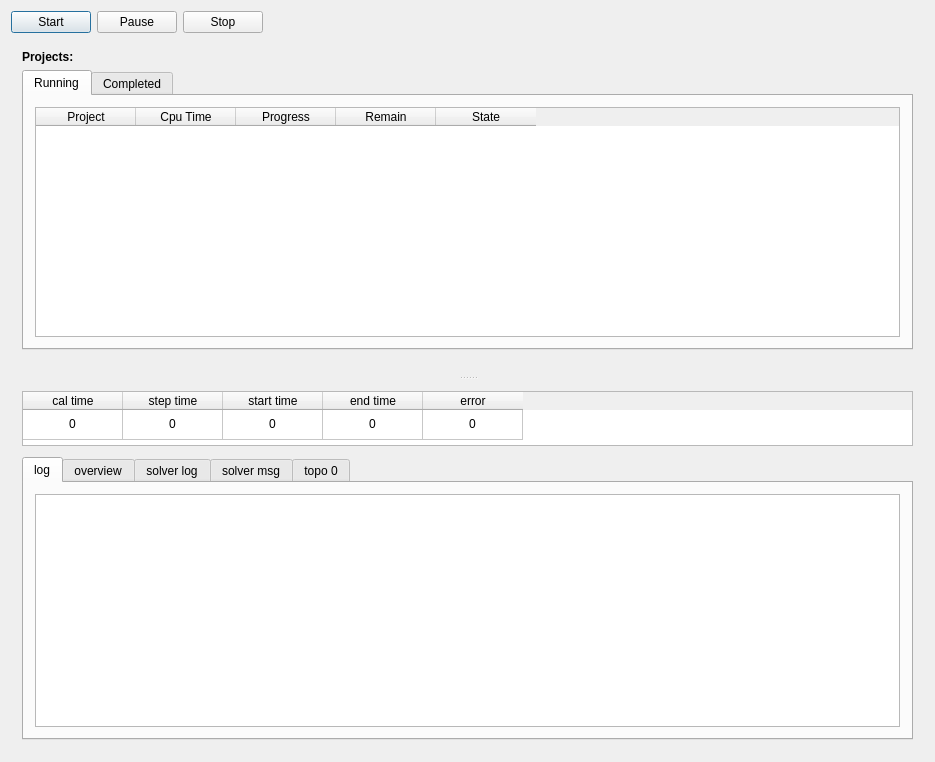
<?xml version="1.0" encoding="UTF-8"?>
<ui version="4.0">
 <class>SolverManagerDialog</class>
 <widget class="QDialog" name="SolverManagerDialog">
  <property name="geometry">
   <rect>
    <x>0</x>
    <y>0</y>
    <width>935</width>
    <height>762</height>
   </rect>
  </property>
  <property name="windowTitle">
   <string>Solving Jobs</string>
  </property>
  <layout class="QVBoxLayout" name="verticalLayout_10">
   <item>
    <layout class="QHBoxLayout" name="horizontalLayout">
     <item>
      <widget class="QPushButton" name="startBtn">
       <property name="toolTip">
        <string>&lt;html&gt;&lt;head/&gt;&lt;body&gt;&lt;p&gt;Start solving the selected projects &lt;span style=&quot; font-weight:600;&quot;&gt;or&lt;/span&gt; all projects.&lt;/p&gt;&lt;/body&gt;&lt;/html&gt;</string>
       </property>
       <property name="text">
        <string>Start</string>
       </property>
      </widget>
     </item>
     <item>
      <widget class="QPushButton" name="pauseBtn">
       <property name="toolTip">
        <string>&lt;html&gt;&lt;head/&gt;&lt;body&gt;&lt;p&gt;&lt;span style=&quot; font-family:'Tahoma,Arial'; font-size:12px; color:#434343; background-color:#f2f2f2;&quot;&gt;To suspend the selected projects is solving or all projects.&lt;/span&gt;&lt;/p&gt;&lt;/body&gt;&lt;/html&gt;</string>
       </property>
       <property name="text">
        <string>Pause</string>
       </property>
      </widget>
     </item>
     <item>
      <widget class="QPushButton" name="stopBtn">
       <property name="toolTip">
        <string>&lt;html&gt;&lt;head/&gt;&lt;body&gt;&lt;p&gt;&lt;span style=&quot; font-family:'Tahoma,Arial'; font-size:12px; color:#434343; background-color:#f2f2f2;&quot;&gt;To stop the selected projects is solving or all projects.&lt;/span&gt;&lt;/p&gt;&lt;/body&gt;&lt;/html&gt;</string>
       </property>
       <property name="text">
        <string>Stop</string>
       </property>
      </widget>
     </item>
     <item>
      <spacer name="horizontalSpacer">
       <property name="orientation">
        <enum>Qt::Horizontal</enum>
       </property>
       <property name="sizeHint" stdset="0">
        <size>
         <width>40</width>
         <height>20</height>
        </size>
       </property>
      </spacer>
     </item>
    </layout>
   </item>
   <item>
    <widget class="QSplitter" name="splitter">
     <property name="orientation">
      <enum>Qt::Vertical</enum>
     </property>
     <widget class="QWidget" name="layoutWidget">
      <layout class="QVBoxLayout" name="verticalLayout_8">
       <item>
        <widget class="QLabel" name="label_2">
         <property name="text">
          <string>&lt;html&gt;&lt;head/&gt;&lt;body&gt;&lt;p&gt;&lt;span style=&quot; font-weight:600;&quot;&gt;Projects:&lt;/span&gt;&lt;/p&gt;&lt;/body&gt;&lt;/html&gt;</string>
         </property>
        </widget>
       </item>
       <item>
        <widget class="QTabWidget" name="tabWidget">
         <property name="currentIndex">
          <number>0</number>
         </property>
         <widget class="QWidget" name="runningTab">
          <attribute name="title">
           <string>Running</string>
          </attribute>
          <layout class="QVBoxLayout" name="verticalLayout_2">
           <item>
            <widget class="QTableWidget" name="tableWidget">
             <column>
              <property name="text">
               <string>Project</string>
              </property>
             </column>
             <column>
              <property name="text">
               <string>Cpu Time</string>
              </property>
             </column>
             <column>
              <property name="text">
               <string>Progress</string>
              </property>
             </column>
             <column>
              <property name="text">
               <string>Remain</string>
              </property>
             </column>
             <column>
              <property name="text">
               <string>State</string>
              </property>
             </column>
            </widget>
           </item>
          </layout>
         </widget>
         <widget class="QWidget" name="completedTab">
          <attribute name="title">
           <string>Completed</string>
          </attribute>
          <layout class="QVBoxLayout" name="verticalLayout_3">
           <item>
            <widget class="QTableWidget" name="finishTableWidget">
             <column>
              <property name="text">
               <string>Project</string>
              </property>
             </column>
             <column>
              <property name="text">
               <string>Calc Time</string>
              </property>
             </column>
             <column>
              <property name="text">
               <string>Progress</string>
              </property>
             </column>
             <column>
              <property name="text">
               <string>State</string>
              </property>
             </column>
            </widget>
           </item>
          </layout>
         </widget>
        </widget>
       </item>
       <item>
        <spacer name="verticalSpacer">
         <property name="orientation">
          <enum>Qt::Vertical</enum>
         </property>
         <property name="sizeType">
          <enum>QSizePolicy::Fixed</enum>
         </property>
         <property name="sizeHint" stdset="0">
          <size>
           <width>20</width>
           <height>15</height>
          </size>
         </property>
        </spacer>
       </item>
      </layout>
     </widget>
     <widget class="QWidget" name="layoutWidget">
      <layout class="QVBoxLayout" name="verticalLayout_9">
       <item>
        <widget class="QTableWidget" name="currTableWidget">
         <property name="maximumSize">
          <size>
           <width>16777215</width>
           <height>55</height>
          </size>
         </property>
         <attribute name="verticalHeaderVisible">
          <bool>false</bool>
         </attribute>
         <row>
          <property name="text">
           <string>value</string>
          </property>
         </row>
         <column>
          <property name="text">
           <string>cal time</string>
          </property>
         </column>
         <column>
          <property name="text">
           <string>step time</string>
          </property>
         </column>
         <column>
          <property name="text">
           <string>start time</string>
          </property>
         </column>
         <column>
          <property name="text">
           <string>end time</string>
          </property>
         </column>
         <column>
          <property name="text">
           <string>error</string>
          </property>
         </column>
         <item row="0" column="0">
          <property name="text">
           <string>0</string>
          </property>
          <property name="textAlignment">
           <set>AlignHCenter|AlignVCenter|AlignCenter</set>
          </property>
         </item>
         <item row="0" column="1">
          <property name="text">
           <string>0</string>
          </property>
          <property name="textAlignment">
           <set>AlignHCenter|AlignVCenter|AlignCenter</set>
          </property>
         </item>
         <item row="0" column="2">
          <property name="text">
           <string>0</string>
          </property>
          <property name="textAlignment">
           <set>AlignHCenter|AlignVCenter|AlignCenter</set>
          </property>
         </item>
         <item row="0" column="3">
          <property name="text">
           <string>0</string>
          </property>
          <property name="textAlignment">
           <set>AlignHCenter|AlignVCenter|AlignCenter</set>
          </property>
         </item>
         <item row="0" column="4">
          <property name="text">
           <string>0</string>
          </property>
          <property name="textAlignment">
           <set>AlignHCenter|AlignVCenter|AlignCenter</set>
          </property>
         </item>
        </widget>
       </item>
       <item>
        <spacer name="verticalSpacer_2">
         <property name="orientation">
          <enum>Qt::Vertical</enum>
         </property>
         <property name="sizeType">
          <enum>QSizePolicy::Fixed</enum>
         </property>
         <property name="sizeHint" stdset="0">
          <size>
           <width>20</width>
           <height>5</height>
          </size>
         </property>
        </spacer>
       </item>
       <item>
        <widget class="QTabWidget" name="infoTabWidget">
         <property name="currentIndex">
          <number>0</number>
         </property>
         <widget class="QWidget" name="logTab">
          <attribute name="title">
           <string>log</string>
          </attribute>
          <layout class="QVBoxLayout" name="verticalLayout">
           <item>
            <widget class="QTextEdit" name="logsTextEdit">
             <property name="readOnly">
              <bool>true</bool>
             </property>
            </widget>
           </item>
          </layout>
         </widget>
         <widget class="QWidget" name="overViewTab">
          <attribute name="title">
           <string>overview</string>
          </attribute>
          <layout class="QVBoxLayout" name="verticalLayout_4">
           <item>
            <widget class="QTextEdit" name="overTextEdit">
             <property name="readOnly">
              <bool>true</bool>
             </property>
            </widget>
           </item>
          </layout>
         </widget>
         <widget class="QWidget" name="solverLogTab">
          <attribute name="title">
           <string>solver log</string>
          </attribute>
          <layout class="QVBoxLayout" name="verticalLayout_5">
           <item>
            <widget class="QTextEdit" name="logTextEdit">
             <property name="readOnly">
              <bool>true</bool>
             </property>
            </widget>
           </item>
          </layout>
         </widget>
         <widget class="QWidget" name="solverMsgTab">
          <attribute name="title">
           <string>solver msg</string>
          </attribute>
          <layout class="QVBoxLayout" name="verticalLayout_6">
           <item>
            <widget class="QTextEdit" name="msgTextEdit">
             <property name="readOnly">
              <bool>true</bool>
             </property>
            </widget>
           </item>
          </layout>
         </widget>
         <widget class="QWidget" name="topo0Tab">
          <attribute name="title">
           <string>topo 0</string>
          </attribute>
          <layout class="QVBoxLayout" name="verticalLayout_7">
           <item>
            <widget class="QTextEdit" name="topoTextEdit">
             <property name="readOnly">
              <bool>true</bool>
             </property>
            </widget>
           </item>
          </layout>
         </widget>
        </widget>
       </item>
      </layout>
     </widget>
    </widget>
   </item>
  </layout>
 </widget>
 <layoutdefault spacing="6" margin="11"/>
 <resources/>
 <connections>
  <connection>
   <sender>startBtn</sender>
   <signal>clicked()</signal>
   <receiver>SolverManagerDialog</receiver>
   <slot>onStart()</slot>
   <hints>
    <hint type="sourcelabel">
     <x>41</x>
     <y>16</y>
    </hint>
    <hint type="destinationlabel">
     <x>644</x>
     <y>37</y>
    </hint>
   </hints>
  </connection>
  <connection>
   <sender>stopBtn</sender>
   <signal>clicked()</signal>
   <receiver>SolverManagerDialog</receiver>
   <slot>onStop()</slot>
   <hints>
    <hint type="sourcelabel">
     <x>246</x>
     <y>30</y>
    </hint>
    <hint type="destinationlabel">
     <x>650</x>
     <y>190</y>
    </hint>
   </hints>
  </connection>
  <connection>
   <sender>pauseBtn</sender>
   <signal>clicked()</signal>
   <receiver>SolverManagerDialog</receiver>
   <slot>onPauseOrRestart()</slot>
   <hints>
    <hint type="sourcelabel">
     <x>125</x>
     <y>22</y>
    </hint>
    <hint type="destinationlabel">
     <x>660</x>
     <y>83</y>
    </hint>
   </hints>
  </connection>
 </connections>
 <slots>
  <slot>onStart()</slot>
  <slot>onStop()</slot>
  <slot>onPauseOrRestart()</slot>
 </slots>
</ui>
